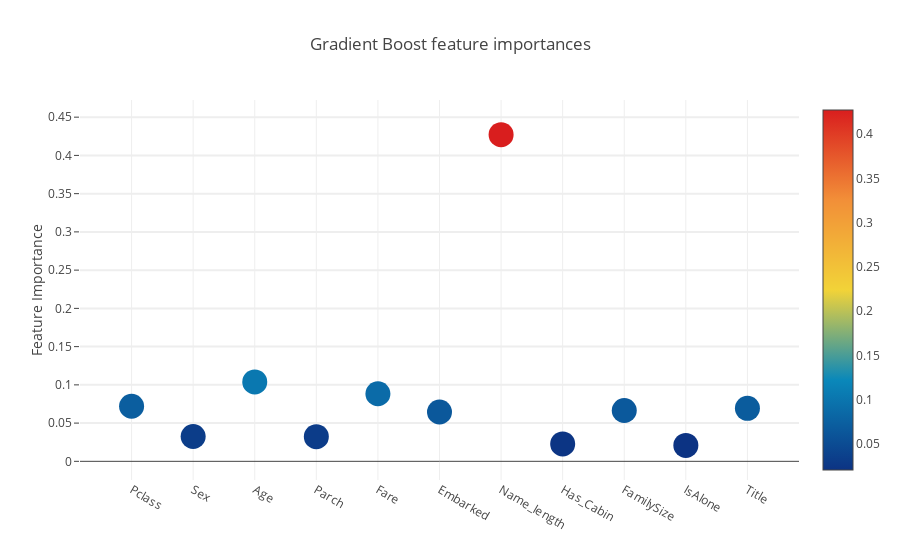

This figure's notebook cell:
### Code cell
# Scatter plot for Gradient Boost feature importances
trace = go.Scatter(y = feature_dataframe['Gradient Boost feature importances'].values,
                   x = feature_dataframe['features'].values,
                   mode='markers',
                   marker=dict(sizemode = 'diameter', sizeref = 1, size = 25,
                               color = feature_dataframe['Gradient Boost feature importances'].values,
                               colorscale='Portland', showscale=True),
                   text = feature_dataframe['features'].values)
data = [trace]

layout= go.Layout(autosize= True,
                  title='Gradient Boost feature importances',
                  hovermode= 'closest',
                  yaxis=dict(title='Feature Importance', ticklen= 5, gridwidth= 2),
#                 xaxis= dict(title='Pop', ticklen= 5, zeroline= False, gridwidth= 2),
                  showlegend= False)

fig = go.Figure(data=data, layout=layout)
py.iplot(fig,filename='scatter2010')

### Figure 1 — Plotly figure (JSON) as saved in the notebook; plotly's stock layout.template omitted (floating-point values rounded to 4 significant figures)
{"data": [{"marker": {"color": [0.07203, 0.03245, 0.1038, 0.03221, 0.08839, 0.06452, 0.4272, 0.02278, 0.06645, 0.02088, 0.0693], "colorscale": "Portland", "showscale": true, "size": 25, "sizemode": "diameter", "sizeref": 1}, "mode": "markers", "text": ["Pclass", "Sex", "Age", "Parch", "Fare", "Embarked", "Name_length", "Has_Cabin", "FamilySize", "IsAlone", "Title"], "type": "scatter", "x": ["Pclass", "Sex", "Age", "Parch", "Fare", "Embarked", "Name_length", "Has_Cabin", "FamilySize", "IsAlone", "Title"], "y": [0.07203, 0.03245, 0.1038, 0.03221, 0.08839, 0.06452, 0.4272, 0.02278, 0.06645, 0.02088, 0.0693]}], "layout": {"autosize": true, "hovermode": "closest", "showlegend": false, "title": "Gradient Boost feature importances", "yaxis": {"gridwidth": 2, "ticklen": 5, "title": "Feature Importance"}}}
